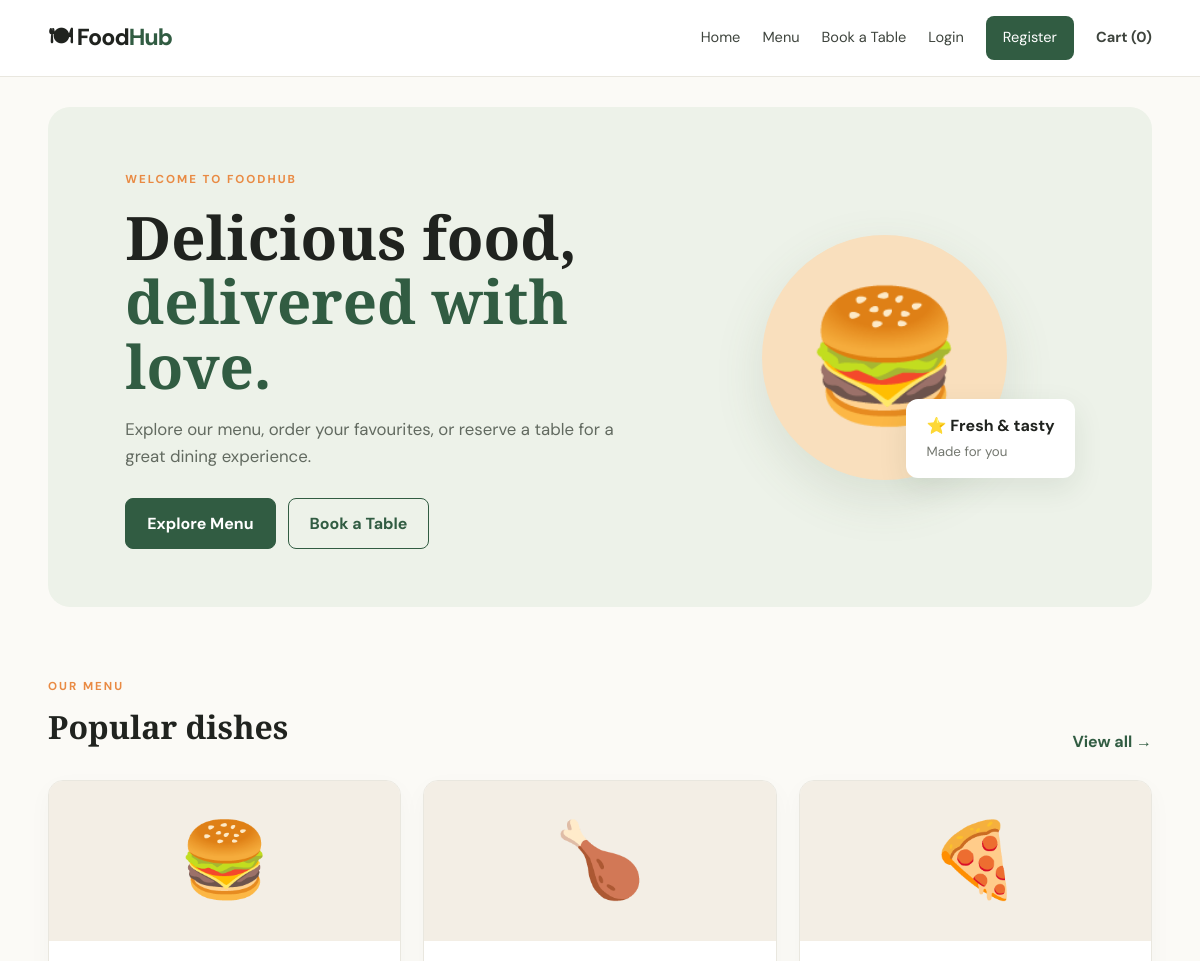
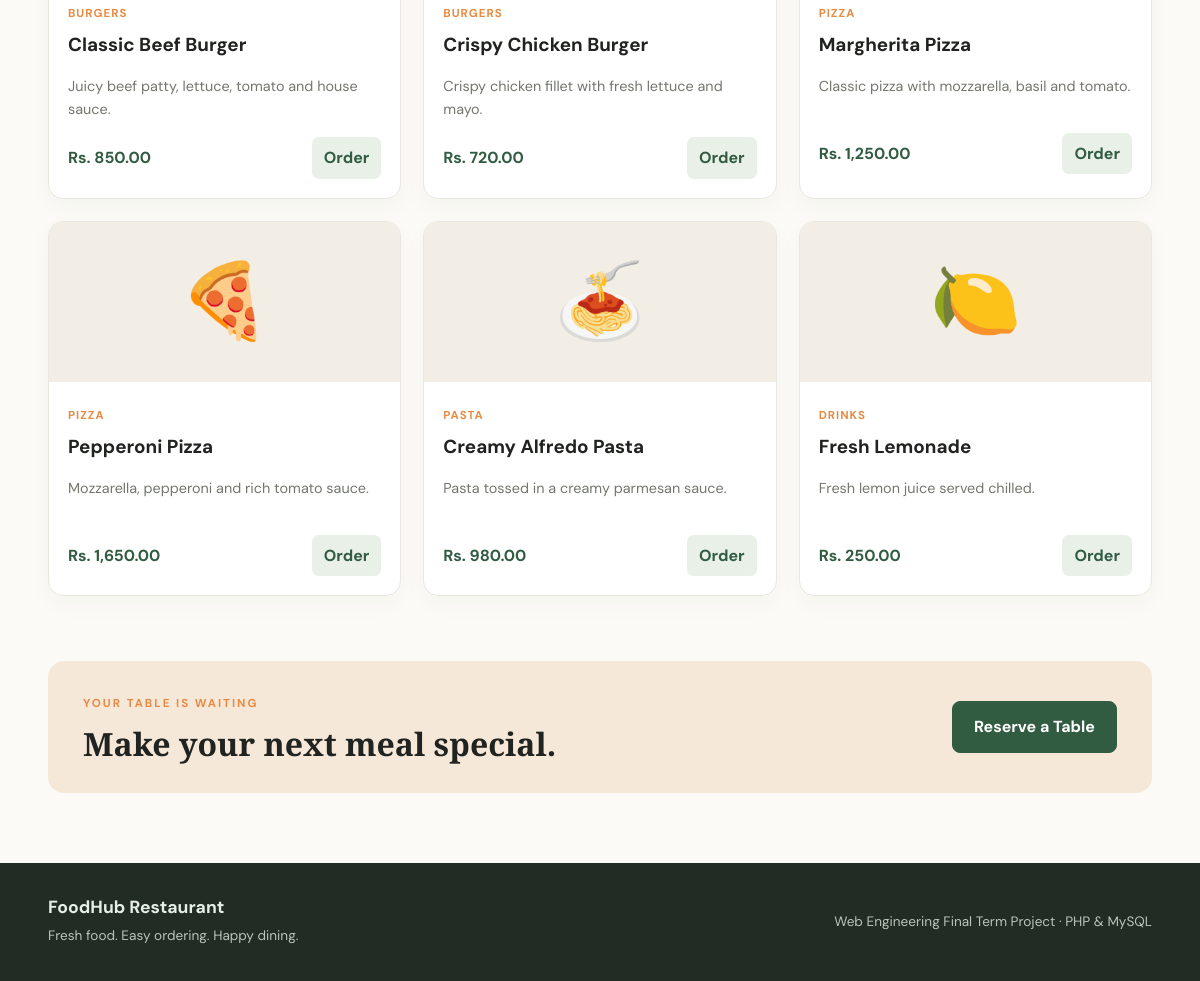
The page / on the database its author committed (2 pictures, top to bottom).
### tables this page shows
CREATE TABLE food_items (
 id INT UNSIGNED AUTO_INCREMENT PRIMARY KEY,
 category_id INT UNSIGNED NULL,
 name VARCHAR(120) NOT NULL,
 description TEXT NULL,
 price DECIMAL(10,2) NOT NULL,
 image_url VARCHAR(500) NULL,
 is_available TINYINT(1) NOT NULL DEFAULT 1,
 created_at TIMESTAMP DEFAULT CURRENT_TIMESTAMP,
 CONSTRAINT fk_food_category FOREIGN KEY(category_id) REFERENCES categories(id) ON DELETE SET NULL
);

CREATE TABLE categories (
 id INT UNSIGNED AUTO_INCREMENT PRIMARY KEY,
 name VARCHAR(80) NOT NULL UNIQUE,
 created_at TIMESTAMP DEFAULT CURRENT_TIMESTAMP
);

### includes/functions.php (called while the page is built, shortened)
<?php
function e(?string $value): string {
    return htmlspecialchars((string)$value, ENT_QUOTES, 'UTF-8');
}
function is_logged_in(): bool {
    return isset($_SESSION['user']);
}
function money(float|string $amount): string {
    return 'Rs. ' . number_format((float)$amount, 2);
}

### index.php (the view, shortened to what this page needs)
<?php
require_once 'config/database.php';
require_once 'includes/functions.php';
$stmt = $pdo->query("SELECT f.*, c.name AS category_name FROM food_items f LEFT JOIN categories c ON c.id=f.category_id WHERE f.is_available=1 ORDER BY f.created_at DESC LIMIT 6");
$foods = $stmt->fetchAll();
require 'includes/header.php';
?>
<section class="hero">
  <div class="hero-copy">
    <span class="eyebrow">WELCOME TO FOODHUB</span>
    <h1>Delicious food,<br><span>delivered with love.</span></h1>
    <p>Explore our menu, order your favourites, or reserve a table for a great dining experience.</p>
    <div class="hero-actions"><a class="btn" href="menu.php">Explore Menu</a><a class="btn btn-outline" href="reservation.php">Book a Table</a></div>
  </div>
  <div class="hero-art"><div class="food-circle">🍔</div><div class="floating-card">⭐ Fresh & tasty<br><small>Made for you</small></div></div>
</section>
<section class="section">
  <div class="section-heading"><div><span class="eyebrow">OUR MENU</span><h2>Popular dishes</h2></div><a href="menu.php" class="text-link">View all →</a></div>
  <div class="food-grid">
    <?php foreach ($foods as $food): ?>
      <article class="food-card">
        <div class="food-image"><?= e($food['image_url'] ?: '🍽') ?></div>
        <div class="food-info"><span class="category"><?= e($food['category_name'] ?? 'Special') ?></span><h3><?= e($food['name']) ?></h3><p><?= e($food['description']) ?></p><div class="food-bottom"><strong><?= money($food['price']) ?></strong><a class="small-btn" href="menu.php">Order</a></div></div>
      </article>
    <?php endforeach; ?>
  </div>
</section>
<section class="cta-strip"><div><span class="eyebrow">YOUR TABLE IS WAITING</span><h2>Make your next meal special.</h2></div><a class="btn" href="reservation.php">Reserve a Table</a></section>
<?php require 'includes/footer.php'; ?>

### includes/header.php (shortened to what this page needs)
<?php
require_once __DIR__ . '/functions.php';
$basePath = str_contains($_SERVER['SCRIPT_NAME'] ?? '', '/admin/') ? '../' : '';
?>
<!doctype html>
<html lang="en">
<head>
  <link rel="stylesheet" href="<?= $basePath ?>assets/css/style.css">
</head>
<body>
<header class="site-header">
  <div class="container nav-wrap">
    <a class="brand" href="<?= $basePath ?>index.php">🍽 Food<span>Hub</span></a>
    <nav class="nav-links">
      <a href="<?= $basePath ?>index.php">Home</a>
      <a href="<?= $basePath ?>menu.php">Menu</a>
      <a href="<?= $basePath ?>reservation.php">Book a Table</a>
      <?php if (is_logged_in()): ?>
        <a href="<?= $basePath ?>my-orders.php">My Orders</a>
        <a href="<?= $basePath ?>my-reservations.php">My Bookings</a>
        <?php if (is_admin()): ?><a href="<?= $basePath ?>admin/dashboard.php">Admin</a><?php endif; ?>
        <span class="nav-user">Hi, <?= e($_SESSION['user']['name']) ?></span>
        <a class="nav-button" href="<?= $basePath ?>logout.php">Logout</a>
      <?php else: ?>
        <a href="<?= $basePath ?>login.php">Login</a>
        <a class="nav-button" href="<?= $basePath ?>register.php">Register</a>
      <?php endif; ?>
      <a class="cart-link" href="<?= $basePath ?>cart.php">Cart (<?= array_sum($_SESSION['cart'] ?? []) ?>)</a>
    </nav>
  </div>
</header>
<main class="container main-content">

### includes/footer.php
</main>
<footer class="footer">
  <div class="container footer-inner">
    <div><strong>FoodHub Restaurant</strong><p>Fresh food. Easy ordering. Happy dining.</p></div>
    <p>Web Engineering Final Term Project · PHP & MySQL</p>
  </div>
</footer>
</body>
</html>

### assets/css/style.css (style rules this page uses)
:root { --ink:#20231f;--muted:#73776f;--green:#315c42;--green2:#e9f0e8;--orange:#e98a43;--cream:#fbfaf6;--line:#e9e7df }
* { box-sizing:border-box }
body { margin:0;background:var(--cream);color:var(--ink);font-family:'DM Sans',Arial,sans-serif;line-height:1.6 }
a { color:var(--green);text-decoration:none }
.container { width:min(1120px,92%);margin:auto }
.site-header { background:#fff;border-bottom:1px solid var(--line);position:sticky;top:0;z-index:10 }
.nav-wrap { min-height:76px;display:flex;align-items:center;justify-content:space-between;gap:24px }
.brand { font-weight:800;font-size:1.45rem;color:var(--ink);letter-spacing:-1px }
.brand span { color:var(--green) }
.nav-links { display:flex;align-items:center;gap:22px;font-size:.91rem }
.nav-links>a { color:#3e443d }
.nav-button { background:var(--green);color:white!important;padding:10px 17px;border-radius:8px }
.cart-link { font-weight:700 }
.main-content { min-height:70vh;padding-top:30px;padding-bottom:70px }
.hero { background:#edf2e9;border-radius:22px;min-height:430px;padding:58px 7%;display:grid;grid-template-columns:1.2fr .8fr;align-items:center;overflow:hidden }
.eyebrow { color:var(--orange);font-size:.72rem;font-weight:700;letter-spacing:2px }
.hero h1,.page-heading h1,.form-card h1 { font-family:'Playfair Display',Georgia,serif;font-size:clamp(2.5rem,5vw,4.1rem);line-height:1.08;margin:14px 0 }
.hero h1 span { color:var(--green) }
.hero-copy>p { max-width:510px;color:#626a60;font-size:1.05rem }
.hero-actions { display:flex;gap:12px;margin-top:28px }
.btn { display:inline-flex;justify-content:center;align-items:center;background:var(--green);color:white;border:1px solid var(--green);padding:12px 21px;border-radius:8px;font-weight:700;cursor:pointer;font:inherit;font-weight:700 }
.btn-outline { background:transparent;color:var(--green) }
.hero-art { height:290px;display:grid;place-items:center;position:relative }
.food-circle { width:245px;height:245px;border-radius:50%;background:#f9dfbd;display:grid;place-items:center;font-size:8rem;box-shadow:0 18px 50px #516b4422 }
.floating-card { position:absolute;right:0;bottom:24px;background:#fff;border-radius:12px;padding:14px 20px;box-shadow:0 10px 30px #243c2518;font-weight:700 }
.floating-card small { font-weight:400;color:var(--muted) }
.section { padding:65px 0 }
.section-heading { display:flex;align-items:end;justify-content:space-between;margin-bottom:25px }
.section h2,.cta-strip h2 { font:700 2rem 'Playfair Display',Georgia,serif;margin:7px 0 }
.text-link { font-weight:700 }
.food-grid { display:grid;grid-template-columns:repeat(3,1fr);gap:22px }
.food-card { background:#fff;border:1px solid var(--line);border-radius:15px;overflow:hidden;box-shadow:0 8px 24px #293d1908 }
.food-image { height:160px;background:#f3eee5;display:grid;place-items:center;font-size:4.6rem;color:var(--green) }
.food-info { padding:19px }
.category { font-size:.72rem;text-transform:uppercase;letter-spacing:1px;color:var(--orange);font-weight:700 }
.food-info h3 { margin:6px 0;font-size:1.18rem }
.food-info p { color:var(--muted);font-size:.9rem;min-height:42px }
.food-bottom { display:flex;align-items:center;justify-content:space-between;margin-top:16px }
.food-bottom strong { color:var(--green) }
.small-btn { display:inline-block;border:0;background:var(--green2);color:var(--green);padding:8px 12px;border-radius:7px;font-weight:700;cursor:pointer }
.cta-strip { background:#f5e8d8;border-radius:16px;padding:28px 35px;display:flex;justify-content:space-between;align-items:center }
.cta-strip h2 { margin-bottom:0 }
.footer { background:#202c24;color:#e7eee6;padding:30px 0 }
.footer-inner { display:flex;justify-content:space-between;gap:20px;align-items:center }
.footer p { color:#b9c5b9;font-size:.85rem;margin:4px 0 }
.footer-inner strong { font-size:1.1rem }

### rows shown on the page
food_items: image_url "🍔", category.name "BURGERS", name "Classic Beef Burger", description "Juicy beef patty, lettuce, tomato and house sauce.", price "Rs. 850.00"
food_items: image_url "🍗", category.name "BURGERS", name "Crispy Chicken Burger", description "Crispy chicken fillet with fresh lettuce and mayo.", price "Rs. 720.00"
food_items: image_url "🍕", category.name "PIZZA", name "Margherita Pizza", description "Classic pizza with mozzarella, basil and tomato.", price "Rs. 1,250.00"
food_items: image_url "🍕", category.name "PIZZA", name "Pepperoni Pizza", description "Mozzarella, pepperoni and rich tomato sauce.", price "Rs. 1,650.00"
food_items: image_url "🍝", category.name "PASTA", name "Creamy Alfredo Pasta", description "Pasta tossed in a creamy parmesan sauce.", price "Rs. 980.00"
food_items: image_url "🍋", category.name "DRINKS", name "Fresh Lemonade", description "Fresh lemon juice served chilled.", price "Rs. 250.00"

### other values the page prints
array_sum($_SESSION['cart'] ?? []) "0"
